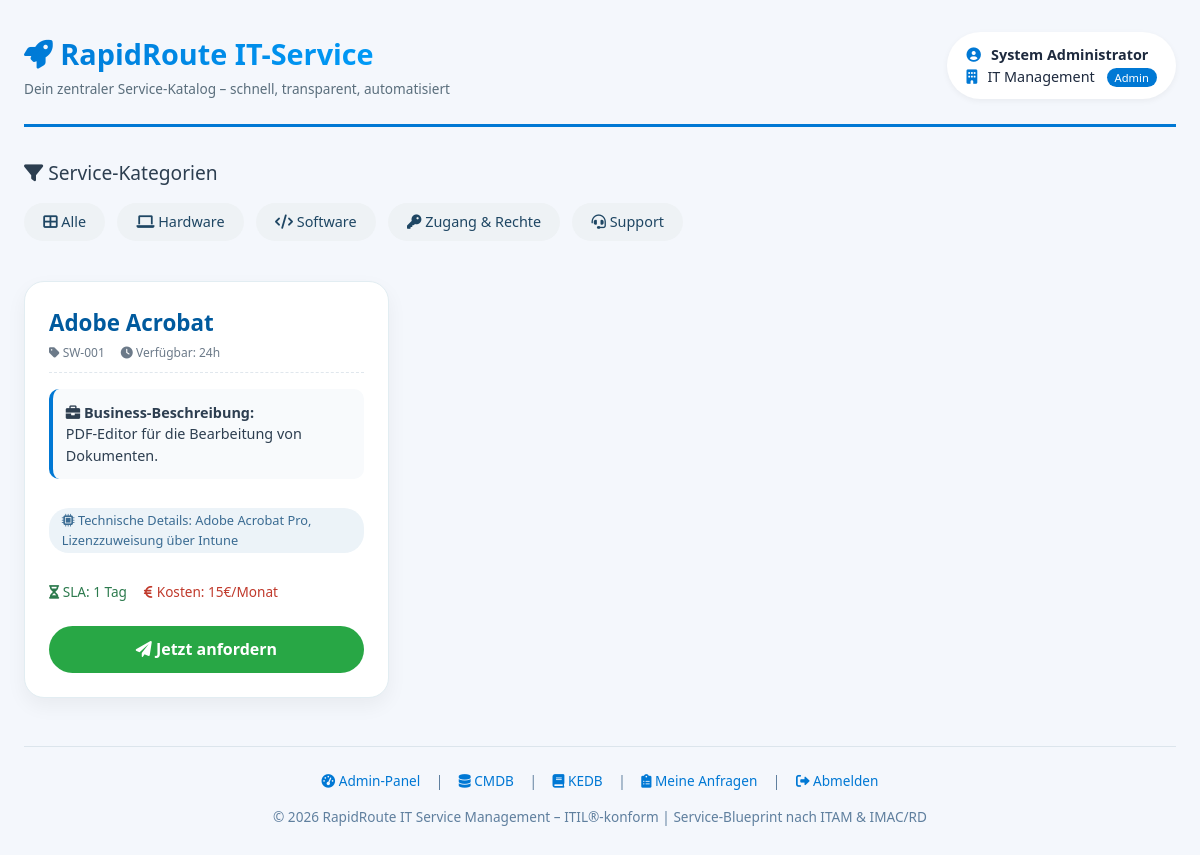
Screenshot of /?category=Software (signed in) with the database file from the repository.
### tables this page shows
CREATE TABLE users (
        id INTEGER PRIMARY KEY AUTOINCREMENT, username TEXT UNIQUE NOT NULL, 
        password TEXT NOT NULL, role TEXT NOT NULL DEFAULT 'user', fullname TEXT, department TEXT);

CREATE TABLE services (
        id TEXT PRIMARY KEY, name TEXT NOT NULL, category TEXT, availability TEXT, 
        description_business TEXT, description_technical TEXT, sla TEXT, costs TEXT, active INTEGER DEFAULT 1);

### app.py (the view)
@app.route('/')
@login_required
def index():
    category = request.args.get('category')
    services = database.get_services(category)
    return render_template('index.html', user=current_user, services=services)

### app.py (called while the page is built)
@login_manager.user_loader
def load_user(user_id):
    try:
        conn = sqlite3.connect(database.DB_PATH)
        c = conn.cursor()
        c.execute("SELECT id, username, role, fullname, department FROM users WHERE id=?", (user_id,))
        row = c.fetchone()
        conn.close()
        if row:
            return User(row[0], row[1], row[2], row[3], row[4])
    except:
        return None
    return None

### database.py (called while the page is built)
def get_services(category=None):
    conn = sqlite3.connect(DB_PATH)
    c = conn.cursor()
    if category:
        c.execute("SELECT * FROM services WHERE category=? AND active=1", (category,))
    else:
        c.execute("SELECT * FROM services WHERE active=1")
    rows = c.fetchall()
    conn.close()
    return [{'id': r[0], 'name': r[1], 'category': r[2], 'availability': r[3],
             'description_business': r[4], 'description_technical': r[5], 'sla': r[6], 'costs': r[7]} for r in rows]

### templates/index.html (shortened to what this page needs)
<!DOCTYPE html>
<html lang="de">
<head>
    <link rel="stylesheet" href="https://cdnjs.cloudflare.com/ajax/libs/font-awesome/6.0.0-beta3/css/all.min.css">
</head>
<body>
    <div class="container">
        <div class="header">
            <div class="logo">
                <h1><i class="fas fa-rocket"></i> RapidRoute IT-Service</h1>
                <p>Dein zentraler Service-Katalog – schnell, transparent, automatisiert</p>
            </div>
            <div class="user-info">
                <i class="fas fa-user-circle"></i> <strong>{{ current_user.fullname }}</strong><br>
                <i class="fas fa-building"></i> {{ current_user.department }}
                {% if current_user.role == 'admin' %}
                    <span style="background:#0078d4; color:white; padding:2px 8px; border-radius:20px; margin-left:8px; font-size:0.7rem;">Admin</span>
                {% endif %}
            </div>
        </div>
        <div class="categories">
            <h3><i class="fas fa-filter"></i> Service-Kategorien</h3>
            <div class="category-list">
                <a href="{{ url_for('index') }}"><i class="fas fa-th-large"></i> Alle</a>
                <a href="{{ url_for('index', category='Hardware') }}"><i class="fas fa-laptop"></i> Hardware</a>
                <a href="{{ url_for('index', category='Software') }}"><i class="fas fa-code"></i> Software</a>
                <a href="{{ url_for('index', category='Zugang & Berechtigungen') }}"><i class="fas fa-key"></i> Zugang & Rechte</a>
                <a href="{{ url_for('index', category='Support') }}"><i class="fas fa-headset"></i> Support</a>
            </div>
        </div>
        <div class="services-list">
            {% for service in services %}
            <div class="service-card">
                <div class="card-content">
                    <div class="service-name">{{ service.name }}</div>
                    <div class="service-meta">
                        <span><i class="fas fa-tag"></i> {{ service.id }}</span>
                        <span><i class="fas fa-clock"></i> Verfügbar: {{ service.availability }}</span>
                    </div>
                    <div class="business-view">
                        <i class="fas fa-briefcase"></i> <strong>Business-Beschreibung:</strong><br>
                        {{ service.description_business }}
                    </div>
                    <div class="tech-preview" title="Technische Details (für IT)">
                        <i class="fas fa-microchip"></i> Technische Details:
                        <span style="font-weight:normal;">{{ service.description_technical | truncate(60) }}</span>
                    </div>
                    <div class="sla-cost">
                        <span class="sla"><i class="fas fa-hourglass-half"></i> SLA: {{ service.sla }}</span>
                        <span class="cost"><i class="fas fa-euro-sign"></i> Kosten: {{ service.costs }}</span>
                    </div>
                    <a href="{{ url_for('show_request_form', service_id=service.id) }}" class="btn-request">
                        <i class="fas fa-paper-plane"></i> Jetzt anfordern
                    </a>
                </div>
            </div>
            {% else %}
            <div style="grid-column:1/-1; text-align:center; padding:3rem; background:#f8fafc; border-radius:30px;">
                <i class="fas fa-info-circle"></i> Keine Services in dieser Kategorie verfügbar.
            </div>
            {% endfor %}
        </div>
        <div class="footer">
            <div class="footer-links">
                {% if current_user.role == 'admin' %}
                    <a href="{{ url_for('admin_panel') }}"><i class="fas fa-tachometer-alt"></i> Admin-Panel</a> |
                    <a href="{{ url_for('admin_cmdb') }}"><i class="fas fa-database"></i> CMDB</a> |
                    <a href="{{ url_for('kedb_list') }}"><i class="fas fa-book"></i> KEDB</a> |
                {% endif %}
                <a href="{{ url_for('requests_list') }}"><i class="fas fa-clipboard-list"></i> Meine Anfragen</a> |
                <a href="{{ url_for('logout') }}"><i class="fas fa-sign-out-alt"></i> Abmelden</a>
            </div>
            <p style="margin-top:1rem;">© 2026 RapidRoute IT Service Management – ITIL®-konform | Service-Blueprint nach ITAM & IMAC/RD</p>
        </div>
    </div>
</body>
</html>

### templates/index.html (style rules this page uses)
* { margin: 0; padding: 0; box-sizing: border-box; }
body { font-family: 'Segoe UI', Roboto, 'Helvetica Neue', sans-serif; background: #f4f7fc; color: #1e2a3e; line-height: 1.5; }
.container { max-width: 1400px; margin: 0 auto; padding: 2rem 1.5rem; }
.header { display: flex; justify-content: space-between; align-items: center; flex-wrap: wrap; gap: 1rem; margin-bottom: 2rem; padding-bottom: 1.5rem; border-bottom: 3px solid #0078d4; }
.logo h1 { font-size: 1.8rem; font-weight: 600; background: linear-gradient(135deg, #0078d4, #00a2ff); -webkit-background-clip: text; background-clip: text; color: transparent; }
.logo p { color: #5a6e7c; font-size: 0.85rem; margin-top: 0.25rem; }
.user-info { background: white; padding: 0.75rem 1.2rem; border-radius: 40px; box-shadow: 0 2px 6px rgba(0,0,0,0.05); font-size: 0.9rem; }
.user-info i { margin-right: 0.4rem; color: #0078d4; }
.categories { margin-bottom: 2.5rem; }
.categories h3 { font-size: 1.2rem; font-weight: 500; margin-bottom: 1rem; color: #2c3e50; }
.category-list { display: flex; flex-wrap: wrap; gap: 0.75rem; }
.category-list a { background: #eef2f5; padding: 0.5rem 1.2rem; border-radius: 40px; text-decoration: none; color: #1e4663; font-weight: 500; transition: all 0.2s; font-size: 0.9rem; }
.services-list { display: grid; grid-template-columns: repeat(auto-fill, minmax(360px, 1fr)); gap: 1.8rem; }
.service-card { background: white; border-radius: 20px; box-shadow: 0 8px 20px rgba(0,0,0,0.05); transition: transform 0.2s, box-shadow 0.2s; overflow: hidden; display: flex; flex-direction: column; border: 1px solid #e2edf2; }
.card-content { padding: 1.5rem; flex: 1; }
.service-name { font-size: 1.4rem; font-weight: 700; color: #005a9e; margin-bottom: 0.3rem; }
.service-meta { font-size: 0.75rem; color: #6c7a89; margin-bottom: 1rem; display: flex; gap: 1rem; border-bottom: 1px dashed #e0e7ed; padding-bottom: 0.6rem; }
.business-view { background: #f8fafc; padding: 0.8rem; border-left: 4px solid #0078d4; border-radius: 10px; margin: 1rem 0; font-size: 0.9rem; color: #2d3e50; }
.tech-preview { margin: 0.8rem 0; font-size: 0.8rem; color: #3a6b92; cursor: help; display: inline-block; background: #ecf3f8; padding: 0.2rem 0.8rem; border-radius: 20px; }
.sla-cost { display: flex; flex-wrap: wrap; gap: 1rem; margin: 1rem 0 0.5rem; font-size: 0.85rem; font-weight: 500; }
.sla { color: #2c7a4d; }
.cost { color: #c0392b; }
.btn-request { display: inline-block; background: #28a745; color: white; text-align: center; padding: 0.7rem 1.2rem; border-radius: 40px; text-decoration: none; font-weight: 600; transition: background 0.2s; margin-top: 1rem; width: 100%; }
.footer { margin-top: 3rem; border-top: 1px solid #dce5ec; padding-top: 1.5rem; text-align: center; font-size: 0.85rem; color: #5f7f9e; }
.footer-links a { color: #0078d4; text-decoration: none; margin: 0 0.75rem; }

### rows the page displays
users: fullname "System Administrator", department "IT Management"
services: name "Adobe Acrobat", id "SW-001", availability "24h", description_business "PDF-Editor für die Bearbeitung von Dokumenten.", description_technical "Adobe Acrobat Pro, Lizenzzuweisung über Intune", sla "1 Tag", costs "15€/Monat"
